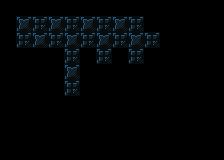

Tiled map render using the project's own tile images. Description and the map definition, with tile-layer contents summarised, below:
An orthogonal 14x10 tile map with 16x16 px tiles, 1 tile layer (background) and 48 objects (38x tile, 2x pressure_plate, 2x triggerable, 2x moveable_tile, scene_switching_tile, ...).

<map version="1.4" tiledversion="1.4.3" orientation="orthogonal" renderorder="right-down" width="14" height="10" tilewidth="16" tileheight="16" infinite="0" nextlayerid="6" nextobjectid="138">
 <properties>
  <property name="display_name" value="puzzley" />
  <property name="next_level" value="./data/levels/tmx/L17-BombBasic2(IntroToTimer).tmx" />
  <property name="player_bomb_count" value="0" />
 </properties>
 <tileset firstgid="1" name="newtiledsheet" tilewidth="16" tileheight="16" tilecount="180" columns="9">
  <image source="../../newtiledsheet.png" width="144" height="320" />
  <tile id="0">
   <properties>
    <property name="destructable" value="" />
    <property name="solid" value="1" />
   </properties>
  </tile>
  <tile id="1">
   <properties>
    <property name="destructable" value="" />
    <property name="solid" value="1" />
   </properties>
  </tile>
  <tile id="2">
   <properties>
    <property name="destructable" value="" />
    <property name="solid" value="1" />
   </properties>
  </tile>
  <tile id="3">
   <properties>
    <property name="destructable" value="" />
    <property name="solid" value="1" />
   </properties>
  </tile>
  <tile id="4">
   <properties>
    <property name="destructable" value="" />
    <property name="solid" value="" />
   </properties>
  </tile>
  <tile id="9">
   <properties>
    <property name="destructable" value="" />
    <property name="solid" value="1" />
   </properties>
  </tile>
  <tile id="10">
   <properties>
    <property name="destructable" value="" />
    <property name="solid" value="1" />
   </properties>
  </tile>
  <tile id="11">
   <properties>
    <property name="destructable" value="" />
    <property name="solid" value="1" />
   </properties>
  </tile>
  <tile id="12">
   <properties>
    <property name="destructable" value="" />
    <property name="solid" value="1" />
   </properties>
  </tile>
  <tile id="13">
   <properties>
    <property name="destructable" value="" />
    <property name="solid" value="" />
   </properties>
  </tile>
  <tile id="18">
   <properties>
    <property name="destructable" value="" />
    <property name="solid" value="" />
   </properties>
  </tile>
  <tile id="19">
   <properties>
    <property name="destructable" value="" />
    <property name="solid" value="" />
   </properties>
  </tile>
  <tile id="20">
   <properties>
    <property name="destructable" type="bool" value="true" />
    <property name="solid" value="1" />
   </properties>
  </tile>
  <tile id="27">
   <properties>
    <property name="destructable" value="" />
    <property name="solid" value="1" />
   </properties>
  </tile>
  <tile id="28">
   <properties>
    <property name="destructable" value="" />
    <property name="solid" value="1" />
   </properties>
  </tile>
  <tile id="29">
   <properties>
    <property name="destructable" value="1" />
    <property name="solid" value="1" />
   </properties>
  </tile>
  <tile id="30">
   <properties>
    <property name="destructable" value="" />
    <property name="solid" value="1" />
   </properties>
  </tile>
  <tile id="31">
   <properties>
    <property name="destructable" value="" />
    <property name="solid" value="" />
   </properties>
  </tile>
  <tile id="32">
   <properties>
    <property name="destructable" value="" />
    <property name="solid" value="" />
   </properties>
  </tile>
  <tile id="54">
   <properties>
    <property name="destructable" value="" />
    <property name="solid" value="True" />
   </properties>
  </tile>
  <tile id="58">
   <properties>
    <property name="destructable" value="" />
    <property name="solid" value="" />
   </properties>
  </tile>
 </tileset>
 <layer id="1" name="background" width="14" height="10">
  <data>[140 cells, 140 non-empty, 5 distinct tile ids]</data>
 </layer>
 <objectgroup id="4" name="objects">
  <object id="86" type="pressure_plate" gid="54" x="128" y="64" width="16" height="16">
   <properties>
    <property name="triggers" type="int" value="1" />
   </properties>
  </object>
  <object id="87" type="scene_switching_tile" gid="32" x="160" y="48" width="16" height="16">
   <properties>
    <property name="scene" value="./data/levels/tmx/L17-BombBasic2(IntroToTimer).tmx" />
   </properties>
  </object>
  <object id="89" type="destructible" gid="21" x="96" y="48" width="16" height="16" />
  <object id="91" type="pressure_plate" gid="54" x="96" y="80" width="16" height="16">
   <properties>
    <property name="triggers" type="int" value="2" />
   </properties>
  </object>
  <object id="88" type="triggerable" gid="17" x="144" y="48" width="16" height="16">
   <properties>
    <property name="triggered_id" type="int" value="2" />
   </properties>
  </object>
  <object id="92" type="triggerable" gid="8" x="64" y="64" width="16" height="16">
   <properties>
    <property name="triggered_id" type="int" value="1" />
   </properties>
  </object>
  <object id="94" type="pickup_bomb" gid="43" x="64" y="96" width="16" height="16" />
  <object id="95" type="tile" gid="1" x="16" y="16" width="16" height="16" />
  <object id="96" type="tile" gid="1" x="32" y="16" width="16" height="16" />
  <object id="97" type="tile" gid="1" x="48" y="16" width="16" height="16" />
  <object id="98" type="tile" gid="1" x="64" y="16" width="16" height="16" />
  <object id="99" type="tile" gid="1" x="80" y="16" width="16" height="16" />
  <object id="100" type="tile" gid="1" x="96" y="16" width="16" height="16" />
  <object id="101" type="tile" gid="1" x="112" y="16" width="16" height="16" />
  <object id="102" type="tile" gid="1" x="128" y="16" width="16" height="16" />
  <object id="104" type="tile" gid="10" x="16" y="64" width="16" height="16" />
  <object id="105" type="tile" gid="10" x="32" y="64" width="16" height="16" />
  <object id="106" type="tile" gid="10" x="64" y="112" width="16" height="16" />
  <object id="107" type="tile" gid="10" x="96" y="96" width="16" height="16" />
  <object id="108" type="tile" gid="10" x="128" y="80" width="16" height="16" />
  <object id="109" type="tile" gid="10" x="144" y="64" width="16" height="16" />
  <object id="110" type="tile" gid="10" x="160" y="64" width="16" height="16" />
  <object id="111" type="tile" gid="2" x="176" y="48" width="16" height="16" />
  <object id="112" type="tile" gid="2" x="112" y="64" width="16" height="16" />
  <object id="113" type="tile" gid="2" x="112" y="80" width="16" height="16" />
  <object id="114" type="tile" gid="2" x="80" y="64" width="16" height="16" />
  <object id="115" type="tile" gid="2" x="80" y="80" width="16" height="16" />
  <object id="118" type="tile" gid="11" x="48" y="64" width="16" height="16" />
  <object id="119" type="tile" gid="11" x="48" y="80" width="16" height="16" />
  <object id="120" type="tile" gid="11" x="48" y="96" width="16" height="16" />
  <object id="121" type="tile" gid="29" x="80" y="64" width="16" height="16" />
  <object id="122" type="tile" gid="28" x="48" y="64" width="16" height="16" />
  <object id="123" type="tile" gid="11" x="0" y="32" width="16" height="16" />
  <object id="124" type="tile" gid="11" x="0" y="48" width="16" height="16" />
  <object id="126" type="tile" gid="10" x="80" y="64" width="16" height="16" />
  <object id="127" type="tile" gid="31" x="80" y="96" width="16" height="16" />
  <object id="128" type="tile" gid="29" x="80" y="64" width="16" height="16" />
  <object id="129" type="tile" gid="1" x="80" y="64" width="16" height="16" />
  <object id="130" type="tile" gid="1" x="80" y="96" width="16" height="16" />
  <object id="131" type="tile" gid="2" x="80" y="64" width="16" height="16" />
  <object id="132" type="tile" gid="2" x="80" y="96" width="16" height="16" />
  <object id="133" type="tile" gid="2" x="112" y="96" width="16" height="16" />
  <object id="134" type="actor" gid="46" x="16" y="32" width="16" height="16" />
  </objectgroup>
</map>
<!-- 5 of 48 objects omitted -->
